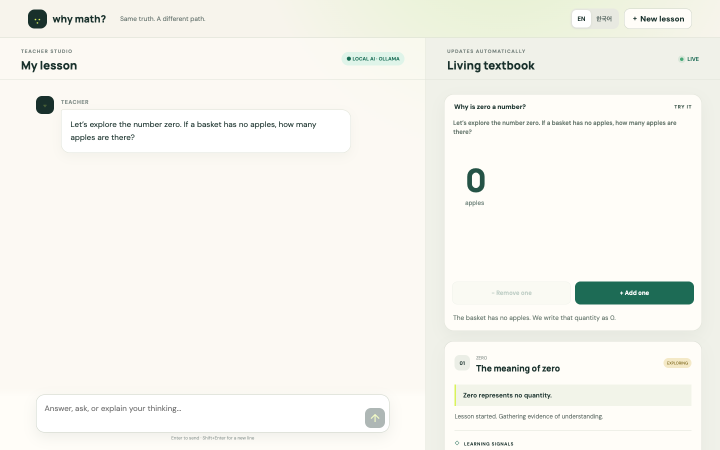
#> input picture docs/screenshots/why-math-desktop.png, 1440 x 900 px (shown at 1/2 size)
$ python render_fastcut.py captures/korean.png
#> lines starting #> are read from the running program, lines starting #| are printed output that depends on the picture
#!/usr/bin/env python3
"""Why Math 90-second fast-cut launch demo. Real screenshots + raster PNG design (NO SVG).
All on-screen student test results are labeled simulated; no fake outcomes or mastery metrics.
"""
from pathlib import Path
from PIL import Image, ImageDraw, ImageFont, ImageFilter, ImageOps
import subprocess, math, textwrap, sys
ROOT=Path(__file__).resolve().parents[1]; DEMO=ROOT/'demo'; TMP=Path('/tmp/why-math-fastcut'); TMP.mkdir(exist_ok=True)
W,H=1280,720
FG=(24,51,42); GREEN=(29,108,83); CREAM=(247,244,236); LIME=(217,242,91); MUTED=(94,113,103)
F='/System/Library/Fonts/Supplemental/Arial.ttf'; B='/System/Library/Fonts/Supplemental/Arial Bold.ttf'
def font(n,bold=False):return ImageFont.truetype(B if bold else F,n)
def text(draw,xy,s,size=32,color=FG,bold=False):draw.text(xy,s,font=font(size,bold),fill=color)
def rounded(d,box,r=26,fill='white',outline=None,width=1):d.rounded_rectangle(box,radius=r,fill=fill,outline=outline,width=width)
def bg(dark=False):
#> called with dark = True
    im=Image.new('RGB',(W,H),FG if dark else CREAM);d=ImageDraw.Draw(im)
    for i in range(7):
        x=1000;y=120;r=70+i*68
        d.ellipse((x-r,y-r,x+r,y+r),outline=(45,94,71) if dark else (227,232,216),width=2)
    return im
def chrome(im,tag,number):
    d=ImageDraw.Draw(im);rounded(d,(32,25,215,65),18,FG if im.getpixel((0,0))!=FG else LIME)
    text(d,(48,37),tag.upper(),18,LIME if im.getpixel((0,0))!=FG else FG,True)
    text(d,(1216,34),f'{number:02}',19,MUTED,True)
    return im
def wrap(s,width=34):return textwrap.wrap(s,width=width,break_long_words=False)
def title_slide(tag,headline,sub=None,dark=False,accent=None):
    im=bg(dark);d=ImageDraw.Draw(im);ink=CREAM if dark else FG
    text(d,(90,155),headline,66,ink,True)
    if sub:
        for i,line in enumerate(wrap(sub,55)): text(d,(95,270+i*48),line,32,(204,225,210) if dark else MUTED)
    if accent: text(d,(92,585),accent,27,LIME if dark else GREEN,True)
    return im
def crop(img,box):
    w,h=img.size
    return img.crop((int(w*box[0]),int(h*box[1]),int(w*box[2]),int(h*box[3])))
def screenshot_slide(src,title,sub,focus=None,layout='wide'):
#> called with title = 'THE TEACHER STARTS.', sub = 'No perfect question required.', layout = 'wide'
    im=bg();d=ImageDraw.Draw(im)
    text(d,(70,103),title,51,FG,True);text(d,(73,169),sub,23,MUTED)
    shot=Image.open(src).convert('RGB')
#> shot is the input picture: PIL image 1440x900 RGB; mean R, G, B 245.5, 245.1, 238.6
    if focus:shot=crop(shot,focus)
    if layout=='wide':
        target=(1130,425);x,y=75,240
    else:target=(710,420);x,y=285,248
    shot=ImageOps.fit(shot,target,Image.Resampling.LANCZOS,centering=(.48,.32))
#> shot: PIL image 1130x425 RGB
    shadow=Image.new('RGBA',(target[0]+40,target[1]+36));sd=ImageDraw.Draw(shadow);rounded(sd,(15,12,target[0]+22,target[1]+24),18,(0,0,0,60));shadow=shadow.filter(ImageFilter.GaussianBlur(14));im.paste(shadow,(x-18,y-12),shadow)
#> after `shadow = Image.new('RGBA', (target[0] + 40, target[1] + 36))`: shadow: PIL image 1170x461 RGBA; every value is 0
#> after `shadow = shadow.filter(ImageFilter.GaussianBlur(14))`:
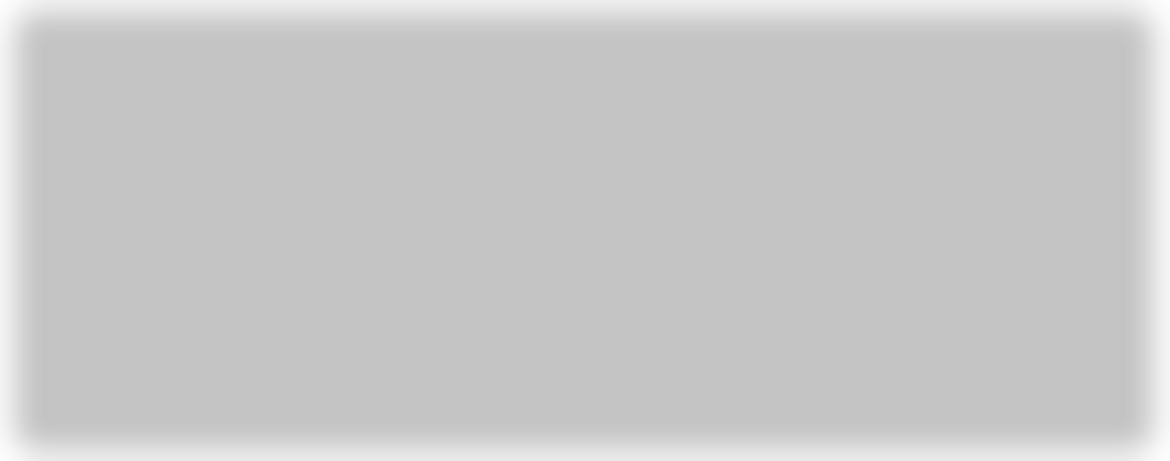
#> shadow: PIL image 1170x461 RGBA; mean R, G, B, A 0, 0, 0, 55.1; transparent parts drawn white
    im.paste(shot,(x,y));d=ImageDraw.Draw(im);d.rounded_rectangle((x,y,x+target[0],y+target[1]),radius=12,outline=(213,224,211),width=3)
#> call 3 of screenshot_slide, with title = 'STUDENT A · AGE 14', sub = 'Simulated learner · vocabulary gap.', focus = (0.035, 0.18, 0.57, 0.75), layout = 'wide'
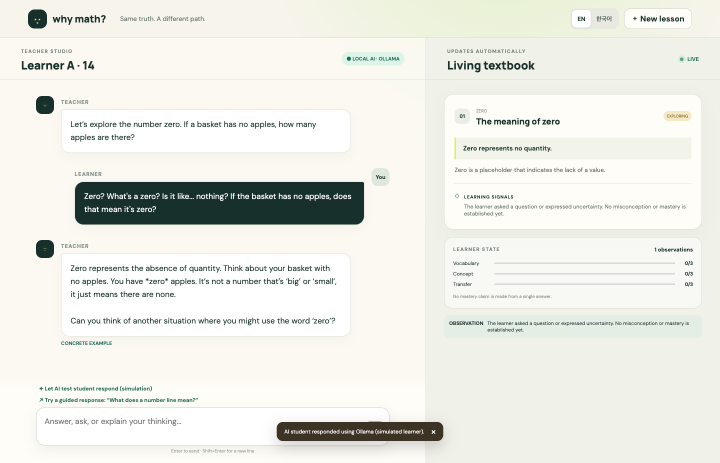
#> input picture demo/captures/student-a.png, 1440 x 926 px (shown at 1/2 size)
#> in screenshot_slide, shot is the input picture: PIL image 1440x926 RGB; mean R, G, B 234.1, 234.9, 228.6
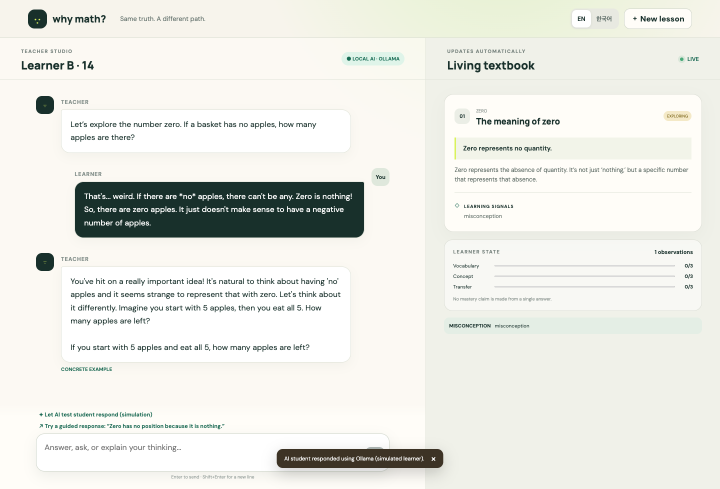
#> input picture demo/captures/student-b.png, 1440 x 978 px (shown at 1/2 size)
#> in screenshot_slide, shot is the input picture: PIL image 1440x978 RGB; mean R, G, B 232.7, 233.6, 227.4
    return im
def compare(srcA,srcB,title='SAME AGE. SAME GOAL.',sub='Different responses. Different teaching moves.'):
#> called with title = 'SAME AGE. SAME GOAL.'
    im=bg();d=ImageDraw.Draw(im);text(d,(72,88),title,49,FG,True);text(d,(75,151),sub,24,MUTED)
    for idx,(src,label,color) in enumerate([(srcA,'STUDENT A • SIMULATED',(54,132,189)),(srcB,'STUDENT B • SIMULATED',(143,86,170))]):
        x=72+idx*575; y=222; rounded(d,(x,y,x+555,650),19,'white')
        pic=Image.open(src).convert('RGB');pic=ImageOps.fit(pic,(525,353),Image.Resampling.LANCZOS,centering=(.5,.30));im.paste(pic,(x+15,y+15))
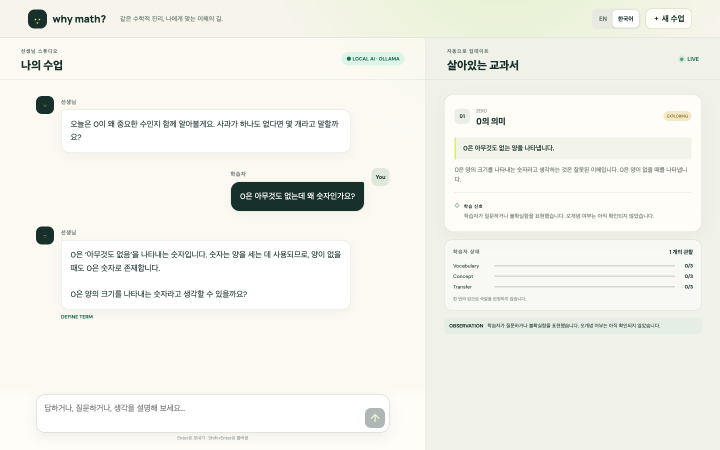
#> input picture demo/captures/korean.png, 1440 x 900 px (shown at 1/2 size)
#> in screenshot_slide, shot is the input picture: PIL image 1440x900 RGB; mean R, G, B 242, 242, 235.7
#> in crop (call 6), `return img.crop((int(w*box[0]),int(h*box[1]),int(w*box[2]),int(h*box[3..`:
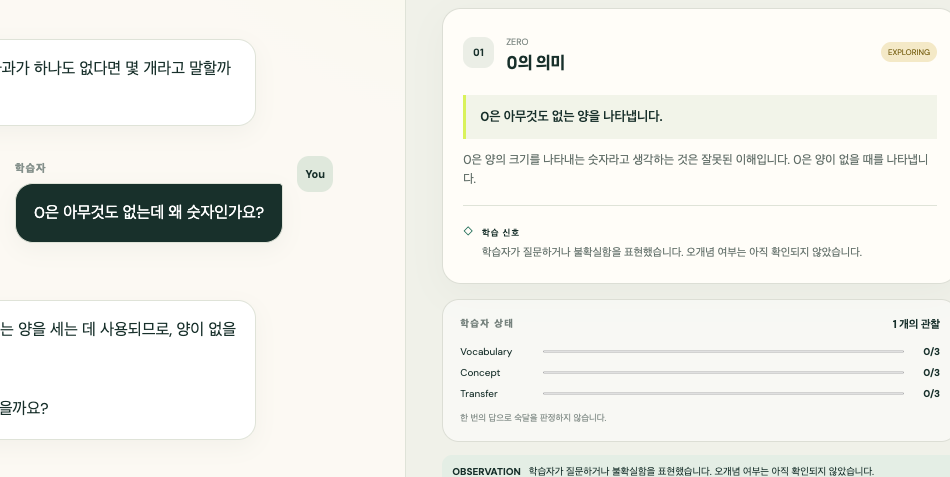
#> returned value: PIL image 950x477 RGB; mean R, G, B 238.7, 239.1, 233.7
#> in screenshot_slide (call 9), `shot=ImageOps.fit(shot,target,Image.Resampling.LANCZOS,centering=(.48,..`:
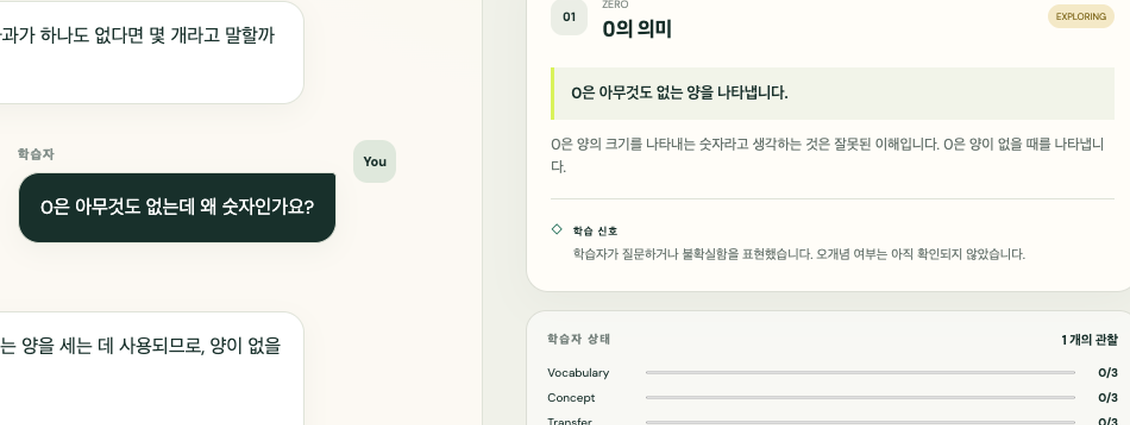
#> shot: PIL image 1130x425 RGB; mean R, G, B 236.6, 237.1, 231.9
#> in screenshot_slide (call 9), `im.paste(shot, (x, y))`:
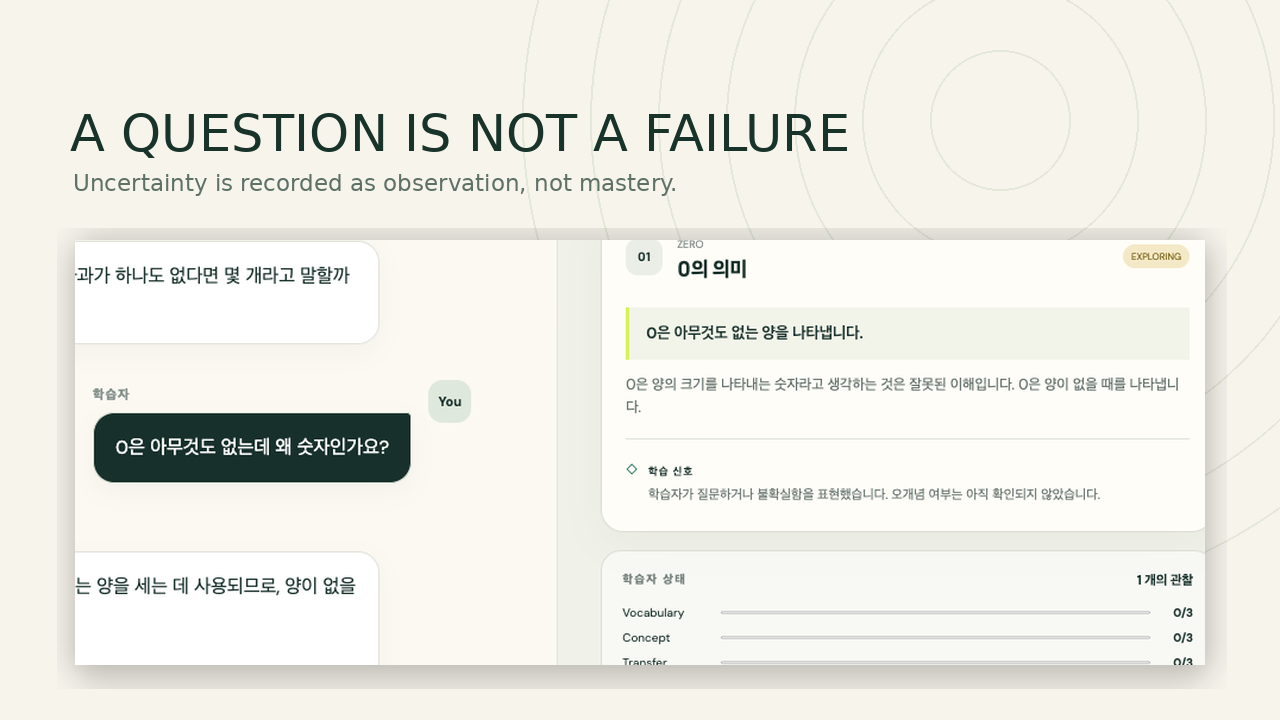
#> im: PIL image 1280x720 RGB; mean R, G, B 237.3, 236.5, 230
        rounded(d,(x+15,y+378,x+526,y+411),11,color);text(d,(x+30,y+385),label,16,'white',True)
    return im
def visual_math(n):
    im=bg();d=ImageDraw.Draw(im);text(d,(65,82),'MAKE THE IDEA TANGIBLE',44,FG,True)
    text(d,(70,139),'A basket shows why zero is a number.',25,MUTED)
#> (the run stopped early here; a loop or call above may not have finished)
